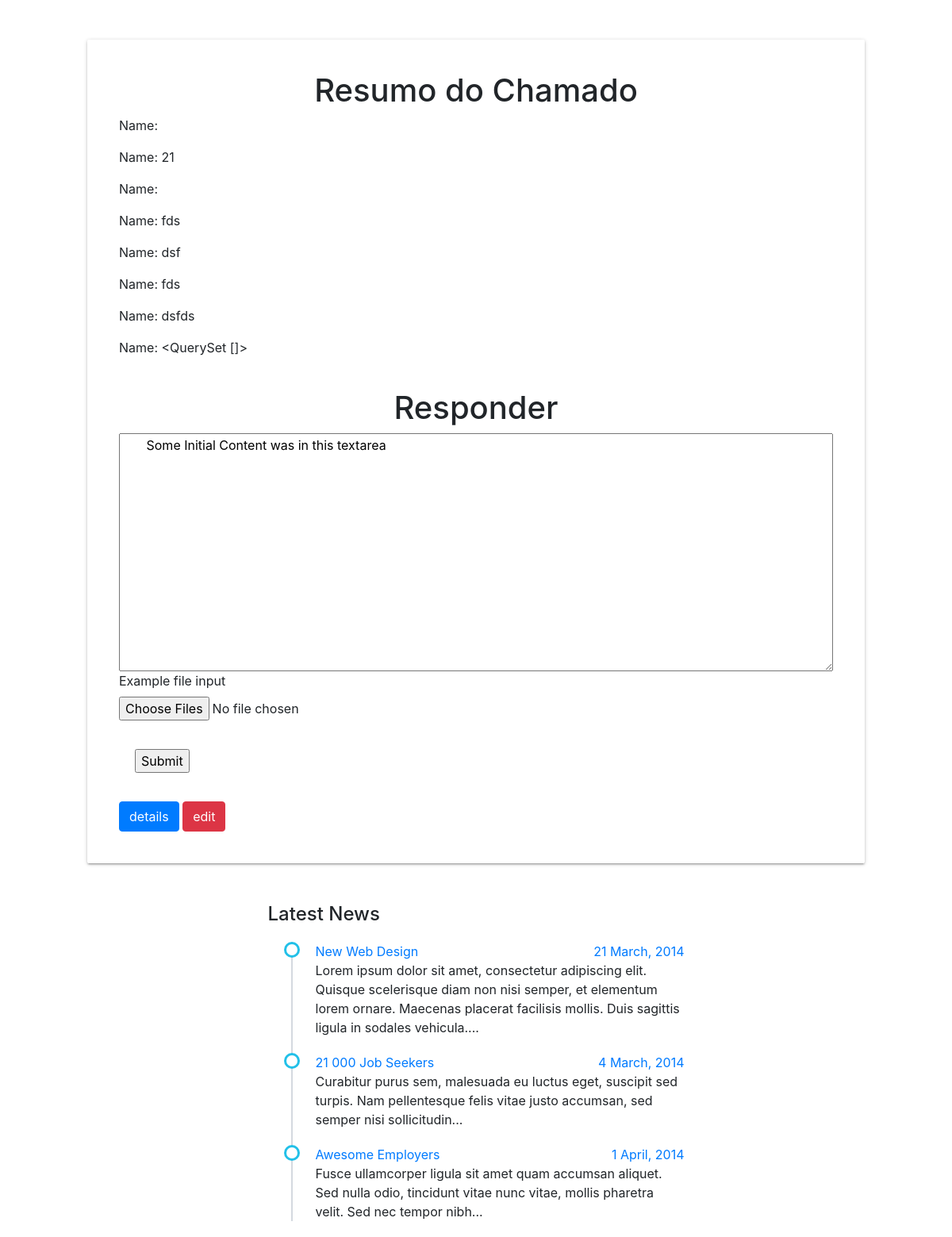
Before: /tickets/5 with the older database file.
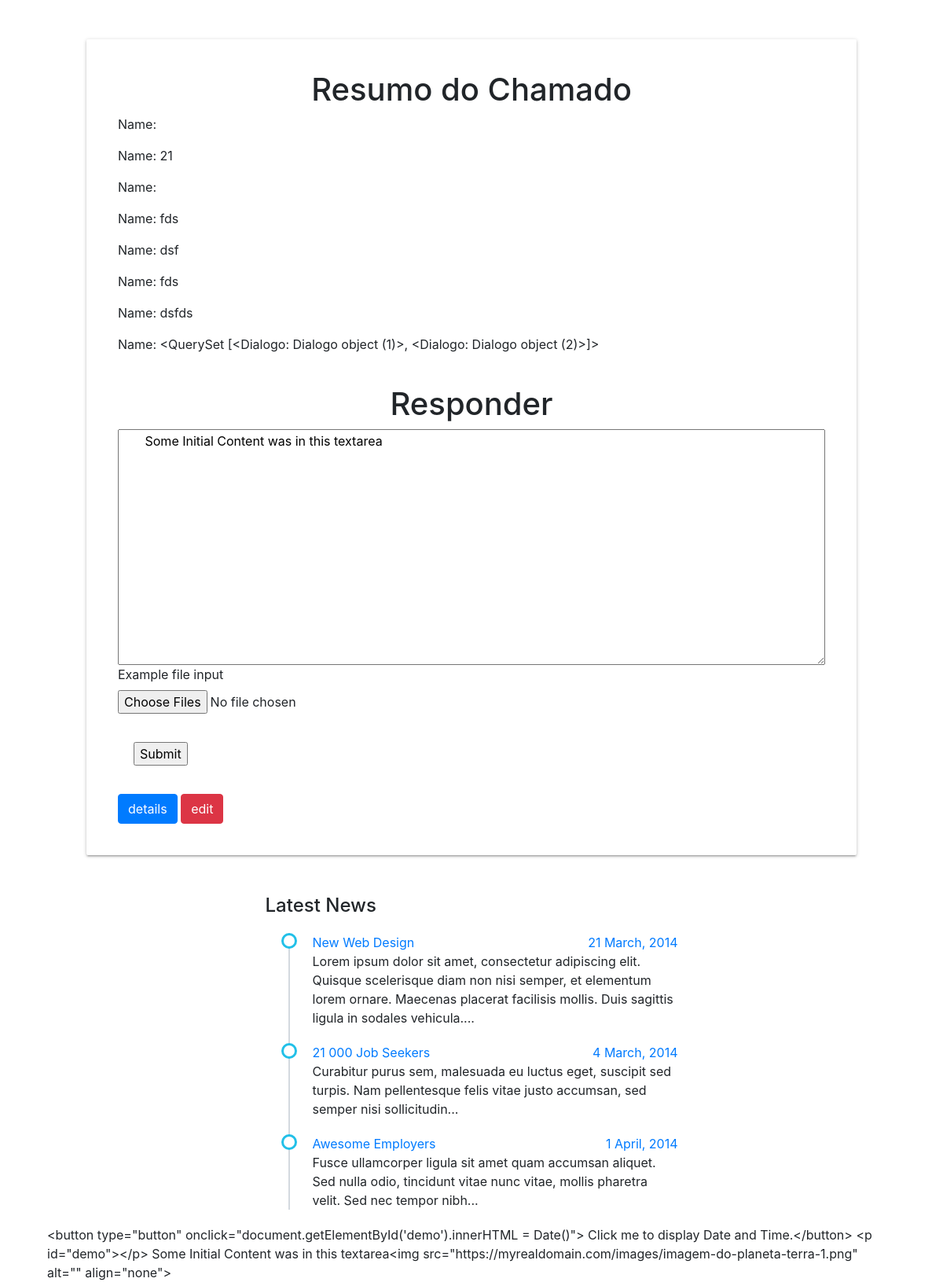
After: the same page with the newer database file.
### suporte/models.py (models this page shows)
class Dialogo(models.Model):
    tipo_text = models.CharField(max_length=200)
    autor_text = models.CharField(max_length=200)
    conteudo_text = models.CharField(max_length=200)
    ticket = models.ForeignKey(Ticket, on_delete=models.CASCADE)

### suporte/views.py (the view)
# urls.py: path('tickets/<int:pk>', views.TicketDetail.as_view(), name='tickets_detail'),
class TicketDetail(DetailView):
    artigos = Artigos.objects.all()
    template_name = 'suporte/ticket/tickets_detail.html'
    model = Ticket
    form_class = TicketForm
    def get_context_data(self, **kwargs):
        context = super(TicketDetail, self).get_context_data(**kwargs)
        context['dialogo'] = Dialogo.objects.filter(ticket_id=32)
        return context

### templates/suporte/ticket/tickets_detail.html (shortened to what this page needs)
{% extends "layout.html" %}
{% block content %}
<div class="conteiner-form">
    <h1 class="title">Resumo do Chamado</h1>
        <div>
            <p>Name: {{object.ticket_id}}</p>
            <p>Name: {{object.titulo_text}}</p>
            <p>Name: {{object.ticket_email}}</p>
            <p>Name: {{object.departamento_text}}</p>
            <p>Name: {{object.autor_text}}</p>
            <p>Name: {{object.descricao_text}}</p>
            <p>Name: {{object.prioridade_text}}</p>
            <p>Name: {{dialogo}}</p>
<br />
  <form action="/teste/" method="post">
    <div class="form-group">
     <h1 class="title">Responder</h1>
     <textarea name="area2" style="width: 100%;height: 300px;">
       Some Initial Content was in this textarea
    </textarea><br />
    <form>
  <div class="form-group">
    <label for="exampleFormControlFile1">Example file input</label>
    <input type="file" class="form-control-file" id="exampleFormControlFile1" name="file"  multiple>
  </div>
</form>
    <input type="submit" value="Submit" class="btn-login">
    </div>
</form>
            <a class="btn btn-primary" href="{% url "tickets_detail" ticket.id  %}">details</a>
            <a class="btn btn-danger" href="{% url "tickets_update"  ticket.id  %}">edit</a>
        </div>
</div>
	<div class="row">
		<div class="col-md-6 offset-md-3">
			<h4>Latest News</h4>
			<ul class="timeline">
				<li>
					<a target="_blank" href="https://www.totoprayogo.com/#">New Web Design</a>
					<a href="#" class="float-right">21 March, 2014</a>
					<p>Lorem ipsum dolor sit amet, consectetur adipiscing elit. Quisque scelerisque diam non nisi semper, et elementum lorem ornare. Maecenas placerat facilisis mollis. Duis sagittis ligula in sodales vehicula....</p>
				</li>
				<li>
					<a href="#">21 000 Job Seekers</a>
					<a href="#" class="float-right">4 March, 2014</a>
					<p>Curabitur purus sem, malesuada eu luctus eget, suscipit sed turpis. Nam pellentesque felis vitae justo accumsan, sed semper nisi sollicitudin...</p>
				</li>
				<li>
					<a href="#">Awesome Employers</a>
					<a href="#" class="float-right">1 April, 2014</a>
					<p>Fusce ullamcorper ligula sit amet quam accumsan aliquet. Sed nulla odio, tincidunt vitae nunc vitae, mollis pharetra velit. Sed nec tempor nibh...</p>
				</li>
			</ul>
		</div>
	</div>
           {% for artigo in dialogo %}
      {{artigo.autor_text}}
                 {% endfor %}
{% endblock %}

Changed rows visible on the page:
added Dialogo: id "<QuerySet [<Dialogo: Dialogo object (1)>, <Dialogo: Dialogo object (2)>]>", autor_text "<button type=\"button\" onclick=\"document.getElementById('demo').innerHTML = Date()\"> Click me to display Date and Time.</button> <p id=\"demo\"></p>"
added Dialogo: autor_text "Some Initial Content was in this textarea<img src=\"https://myrealdomain.com/images/imagem-do-planeta-terra-1.png\" alt=\"\" align=\"none\">"
Other visible differences:
{{ dialogo }}: "<QuerySet []>" → (not shown)
